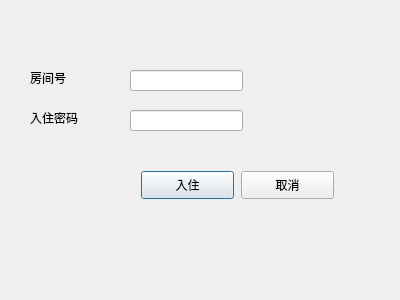
<?xml version="1.0" encoding="UTF-8"?>
<ui version="4.0">
 <class>Dialog</class>
 <widget class="QDialog" name="Dialog">
  <property name="geometry">
   <rect>
    <x>0</x>
    <y>0</y>
    <width>400</width>
    <height>300</height>
   </rect>
  </property>
  <property name="windowTitle">
   <string>Dialog</string>
  </property>
  <widget class="QLabel" name="UserNamelabel">
   <property name="geometry">
    <rect>
     <x>30</x>
     <y>70</y>
     <width>72</width>
     <height>15</height>
    </rect>
   </property>
   <property name="text">
    <string>房间号</string>
   </property>
  </widget>
  <widget class="QLabel" name="Passwdlabel">
   <property name="geometry">
    <rect>
     <x>30</x>
     <y>110</y>
     <width>72</width>
     <height>15</height>
    </rect>
   </property>
   <property name="text">
    <string>入住密码</string>
   </property>
  </widget>
  <widget class="QLineEdit" name="UserNamelineEdit">
   <property name="geometry">
    <rect>
     <x>130</x>
     <y>70</y>
     <width>113</width>
     <height>21</height>
    </rect>
   </property>
   <property name="echoMode">
    <enum>QLineEdit::Normal</enum>
   </property>
  </widget>
  <widget class="QLineEdit" name="PasslineEdit">
   <property name="geometry">
    <rect>
     <x>130</x>
     <y>110</y>
     <width>113</width>
     <height>21</height>
    </rect>
   </property>
   <property name="echoMode">
    <enum>QLineEdit::Password</enum>
   </property>
  </widget>
  <widget class="QPushButton" name="Loginbtn">
   <property name="geometry">
    <rect>
     <x>141</x>
     <y>171</y>
     <width>93</width>
     <height>28</height>
    </rect>
   </property>
   <property name="text">
    <string>入住</string>
   </property>
  </widget>
  <widget class="QPushButton" name="Closebtn">
   <property name="geometry">
    <rect>
     <x>241</x>
     <y>171</y>
     <width>93</width>
     <height>28</height>
    </rect>
   </property>
   <property name="text">
    <string>取消</string>
   </property>
  </widget>
 </widget>
 <resources/>
 <connections/>
</ui>
